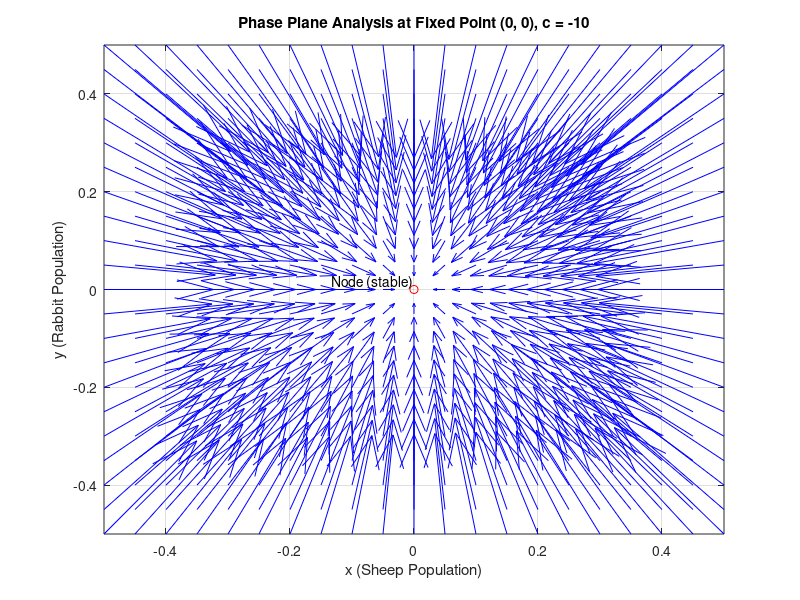
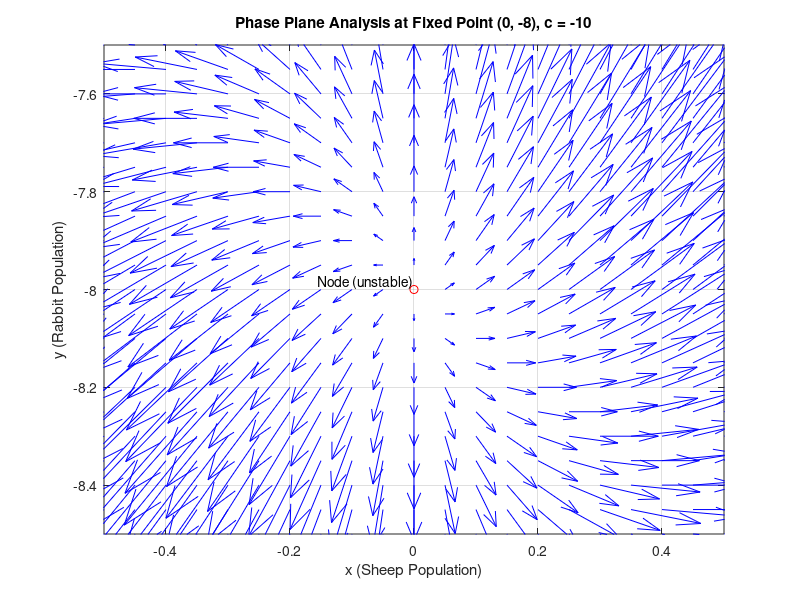
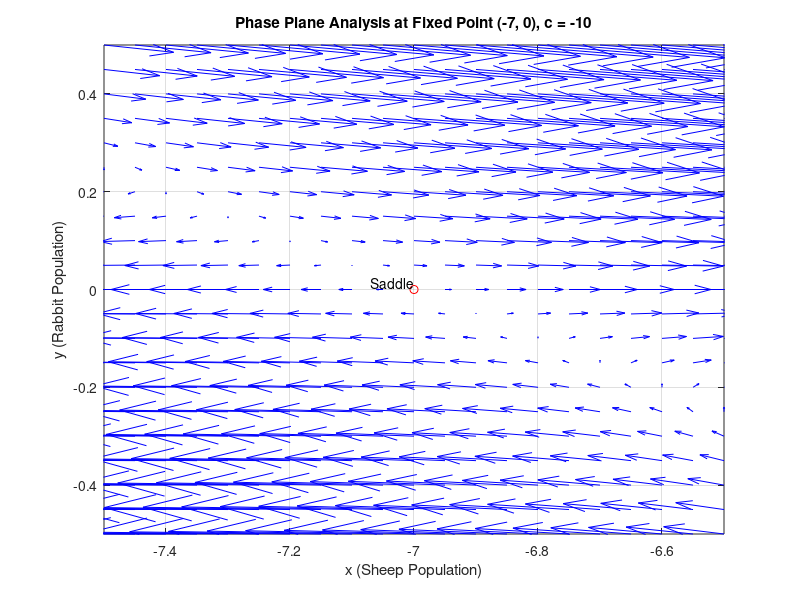
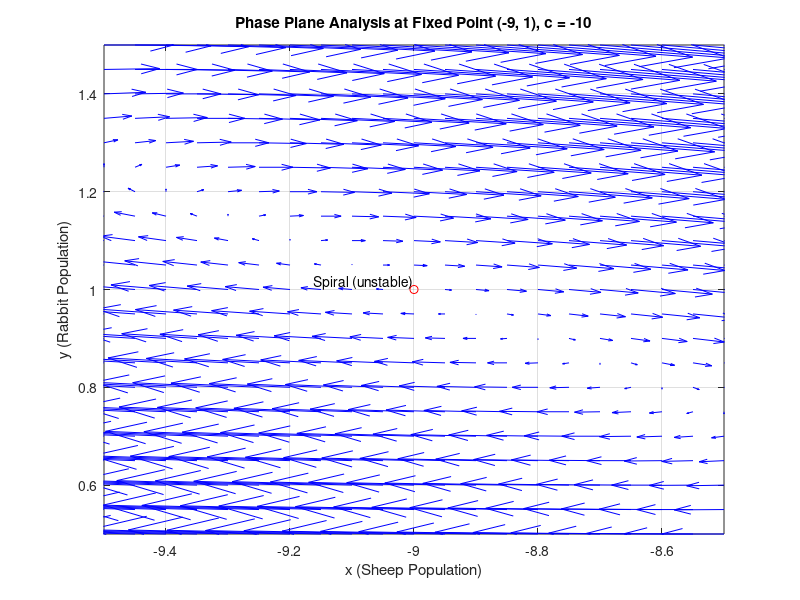

The MATLAB script that drew these images, in order:
% Define the system of differential equations
f = @(t, Y, c) [Y(1) * (3 - Y(1) - 2 * Y(2)) + c * Y(1);
                Y(2) * (2 - Y(1) - Y(2)) + c * Y(2)];

% Fixed points labels
labels = {'Node (stable)', 'Node (unstable)', 'Saddle', 'Spiral (unstable)'};

% Values of c to be used
c_values = [-10, -4-2*sqrt(2), -5, -3, -2.5, -2, -1.5, -4+2*sqrt(2), -1.15, -1, 0];

% Plot the vector field for each fixed point with x and y range +- 0.5 around the fixed point
for c = c_values
    % Fixed points
    fixed_points = [0, 0; 0, 2 + c; 3 + c, 0; 1 + c, 1];
    
    for j = 1:size(fixed_points, 1)
        % Create a grid of (x, y) points around the fixed point
        x_range = fixed_points(j, 1) + (-0.5:0.05:0.5);
        y_range = fixed_points(j, 2) + (-0.5:0.05:0.5);
        [x, y] = meshgrid(x_range, y_range);

        % Initialize the vector field
        u = zeros(size(x));
        v = zeros(size(y));

        % Calculate the vectors at each point
        for i = 1:numel(x)
            Yprime = f(0, [x(i); y(i)], c);
            u(i) = Yprime(1);
            v(i) = Yprime(2);
        end

        % Plot the vector field with bigger arrows
        figure
        quiver(x, y, u, v, 5, 'b') % Increase the scaling factor to 1.5
        hold on
        plot(fixed_points(j, 1), fixed_points(j, 2), 'ro')

        % Annotate the fixed point
        text(fixed_points(j, 1), fixed_points(j, 2), labels{j}, 'VerticalAlignment', 'bottom', 'HorizontalAlignment', 'right')

        % Set plot limits and labels
        xlim([fixed_points(j, 1) - 0.5, fixed_points(j, 1) + 0.5])
        ylim([fixed_points(j, 2) - 0.5, fixed_points(j, 2) + 0.5])
        xlabel('x (Sheep Population)')
        ylabel('y (Rabbit Population)')
        title(['Phase Plane Analysis at Fixed Point (' num2str(fixed_points(j, 1)) ', ' num2str(fixed_points(j, 2)) '), c = ' num2str(c) ''])
        grid on
        hold off
    end
end
